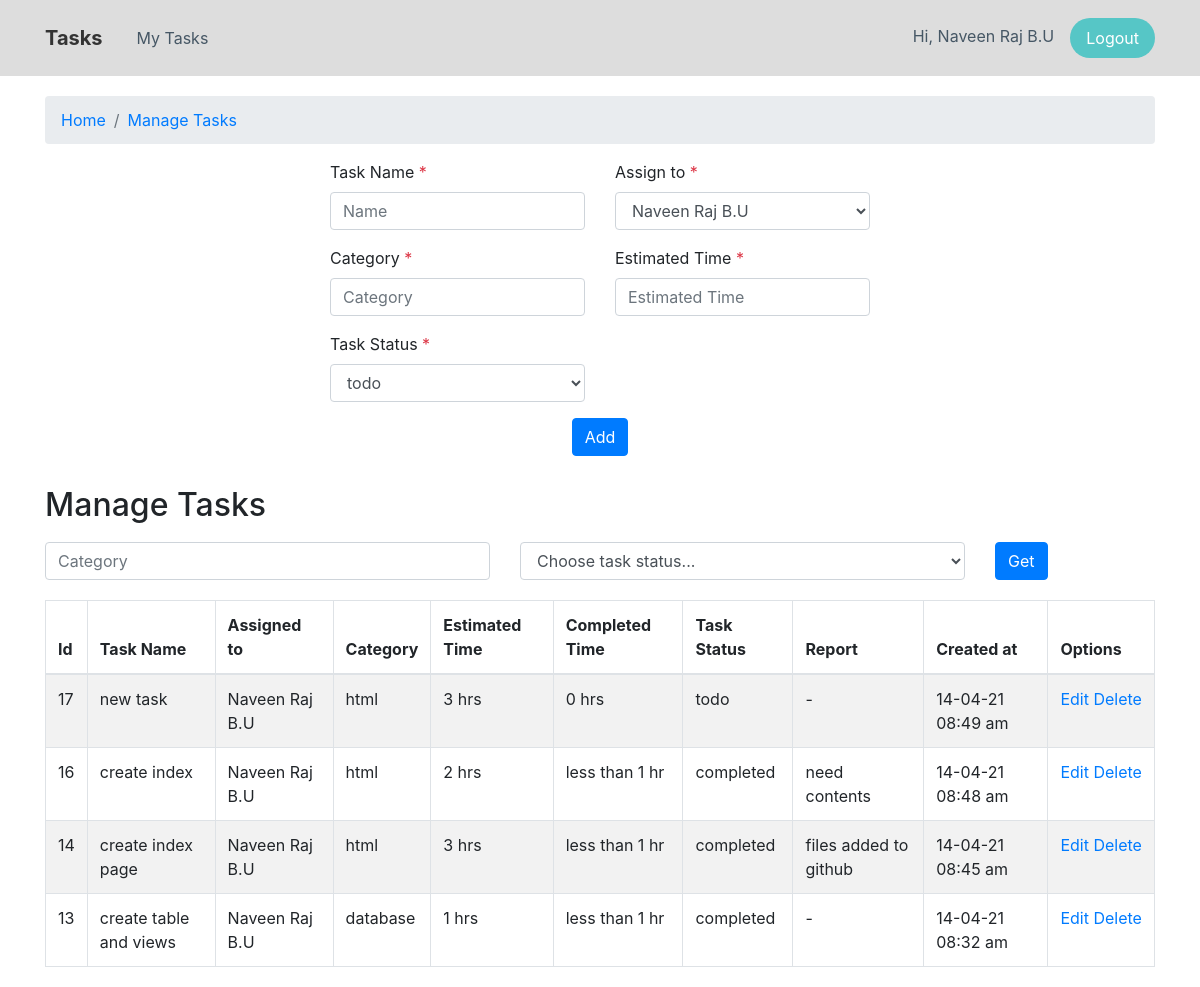
Screenshot of /tasks.php (signed in) with the database file from the repository.
### tables this page shows
CREATE TABLE `tasks` (
  `id` int(20) NOT NULL,
  `employee_id` int(20) NOT NULL,
  `task_name` varchar(80) NOT NULL,
  `estimated_time` int(20) NOT NULL,
  `completed_time` int(20) DEFAULT NULL,
  `category` varchar(50) DEFAULT NULL,
  `task_status` varchar(50) NOT NULL,
  `report` varchar(100) DEFAULT NULL,
  `date_time` datetime NOT NULL
);

CREATE TABLE `employees` (
  `id` int(20) NOT NULL,
  `name` varchar(50) NOT NULL,
  `email` varchar(100) NOT NULL,
  `password` mediumtext NOT NULL,
  `date_time` datetime NOT NULL
);

### Main.php (called while the page is built, shortened)
<?php
class Main
{
    protected $mysqli;
    public function __construct()
    {
        include 'config/config.php';
        $this->mysqli =$mysqli;
    }
    public function get_employees($id = null){
        if(is_null($id)){
            $result = mysqli_query($this->mysqli,"SELECT * FROM employees order by id desc");
        }
        else{
            $result = mysqli_query($this->mysqli,"SELECT * FROM employees where id = '$id'");
        }
        return $result;
    }
    public function get_tasks($id = null){
        if(is_null($id)) $result = mysqli_query($this->mysqli,"SELECT t.*,e.name as employee_name FROM tasks as t left join employees as e on t.employee_id = e.id order by t.id desc");
        else $result = mysqli_query($this->mysqli,"SELECT t.*,e.name as employee_name FROM tasks as t left join employees as e on t.employee_id = e.id where t.id = '$id'");
        return $result;
    }
}

### tasks.php (the view, shortened to what this page needs)
<?php
require_once "Main.php";
$main = new Main();
if(isset($_GET['task_status'])) $tasks = $main->get_tasks_filter($_GET['task_status'],$_GET['category']);
else $tasks = $main->get_tasks();
$employees = $main->get_employees();
?>
<!DOCTYPE html>
<html lang="en">
<head>
    <link rel="stylesheet" href="assets/bootstrap/css/bootstrap.min.css">
    <link rel="stylesheet" href="assets/css/styles.css">
</head>
<body>
<?include_once "navigation.php"?>
<section>
    <div class="container">
        <ol class="breadcrumb" style="margin-top: 20px;">
            <li class="breadcrumb-item"><a href="index.php"><span>Home</span></a></li>
            <li class="breadcrumb-item"><a href="#"><span>Manage Tasks</span></a></li>
        </ol>
    </div>
</section>
<div class="container">
    <div class="row">
        <div class="col-md-6 offset-md-3">
            <form action="tasks.php" method="post">
                <div class="row">
                    <div class="col-md-6">
                        <div class="form-group">
                            <label for="name">Task Name <span class="text-danger">*</span></label>
                            <input type="text" class="form-control" id="name" name="task_name" pattern="[a-zA-Z. ]+" placeholder="Name" required>
                        </div>
                    </div>
                    <div class="col-md-6">
                        <div class="form-group">
                            <label for="employee">Assign to <span class="text-danger">*</span></label>
                            <select id="employee" class="form-control" name="employee_id" required>
                                <?if($employees):?>
                                <?while($row = mysqli_fetch_assoc($employees)):?>
                                <option value="<?=$row['id']?>"><?=$row['name']?></option>
                                <?endwhile;?>
                                <?else:?>
                                <option>none</option>
                                <?endif;?>
                            </select>
                        </div>
                    </div>
                    <div class="col-md-6">
                        <div class="form-group">
                            <label for="taskcategory">Category <span class="text-danger">*</span></label>
                            <input type="text" class="form-control" id="taskcategory" name="category" placeholder="Category" required>
                        </div>
                    </div>
                    <div class="col-md-6">
                        <div class="form-group">
                            <label for="estimatedTime">Estimated Time <span class="text-danger">*</span></label>
                            <input type="number" class="form-control" id="estimatedTime" name="estimated_time" placeholder="Estimated Time" required>
                        </div>
                    </div>
                    <div class="col-md-6">
                        <div class="form-group">
                            <label for="task_status">Task Status <span class="text-danger">*</span></label>
                            <select id="task_status" class="form-control" name="task_status" required>
                                <option value="todo">todo</option>
                            </select>
                        </div>
                    </div>
                </div>
                <div class="center">
                    <button type="submit" class="btn btn-primary"> Add</button>
                </div>
            </form>
        </div>
    </div>
</div>
<section>
    <div class="container" style="margin-top: 20px;margin-bottom: 20px;">
        <h2 style="padding: 10px 0">Manage Tasks</h2>
        <form class="row row-cols-lg-auto g-3 align-items-center" action="tasks.php" method="get" style="padding-bottom: 20px">
            <div class="col-5">
                <input type="text" class="form-control" name="category" id="category" placeholder="Category">
            </div>
            <div class="col-5">
                <select class="form-select form-control" name="task_status" id="taskstatus">
                    <option value="" selected>Choose task status...</option>
                </select>
            </div>
            <div class="col-2">
                <button type="submit" class="btn btn-primary">Get</button>
            </div>
        </form>
        <table id="example" class="table table-striped table-bordered" cellspacing="0" width="100%">
            <thead>
            <tr>
                <th>Id</th>
                <th>Task Name</th>
                <th>Assigned to</th>
                <th>Category</th>
                <th>Estimated Time</th>
                <th>Completed Time</th>
                <th>Task Status</th>
                <th>Report</th>
                <th>Created at</th>
                <th>Options</th>
            </tr>
            </thead>
            <tbody>
            <?if($tasks):?>
            <?while ($row = mysqli_fetch_assoc($tasks)):?>
                <tr>
                    <td><?=$row['id']?></td>
                    <td><?=$row['task_name']?></td>
                    <td><?=$row['employee_name']?></td>
                    <td><?=$row['category']?></td>
                    <td><?=$row['estimated_time']?> hrs</td>
                    <td><?if($row['task_status'] == "completed" and $row['completed_time'] == 0):?>
                            less than 1 hr
                        <?else:?>
                        <?=$row['completed_time']?> hrs
                    <?endif;?>
                    </td>
                    <td><?=$row['task_status']?></td>
                    <td><?=(is_null($row['report']))?"-":$row['report']?></td>
                    <td><?=date("d-m-y h:i a",strtotime($row['date_time']))?></td>
                    <td><a class="table-links" href="edit-tasks.php?id=<?=$row['id']?>">Edit</a>&nbsp;<a class="table-links" href="javascript:void(0)" onclick="Remove(this,<?=$row['id']?>,'tasks')">Delete</a></td>
                </tr>
            <?endwhile;?>
            <?endif;?>
            </tbody>
        </table>
    </div>
</section>
</body>
</html>

### navigation.php (shortened to what this page needs)
<header>
    <nav class="navbar navbar-light navbar-expand-md navigation-clean-button" style="background: #dddddd;">
        <div class="container"><a class="navbar-brand" href="index.php">Tasks</a>
            <div class="collapse navbar-collapse" id="navcol-1">
                <ul class="navbar-nav mr-auto">
                    <?if(isset($_SESSION['is_admin'])):?>
                    <li class="nav-item"><a class="nav-link" href="tasks.php">Tasks</a></li>
                    <li class="nav-item"><a class="nav-link" href="employee.php">Employees</a></li>
                    <?else:?>
                    <li class="nav-item"><a class="nav-link" href="employee-tasks.php">My Tasks</a></li>
                    <?endif;?>
                </ul>
                <?if(isset($_SESSION['is_login'])):?>
                    <span class="navbar-text actions"><a class="login" href="#">Hi, <?=(isset($_SESSION['employee_name']))?$_SESSION['employee_name']:"Admin"?></a><a class="btn btn-light action-button" role="button" href="logout.php">Logout</a></span>
                <?else:?>
                <span class="navbar-text actions"> <a class="btn btn-light action-button" role="button" href="login.php">Login</a></span>
                <?endif;?>
            </div>
        </div>
    </nav>
</header>

### assets/css/styles.css (style rules this page uses)
.navbar { padding: 10px !important; }
.navigation-clean-button { background: #fff; padding-top: .75rem; padding-bottom: .75rem; color: #333; border-radius: 0; box-shadow: none; border: none; margin-bottom: 0; }
@media (min-width:768px) { .navigation-clean-button { padding-top: 1rem; padding-bottom: 1rem; } }
.navigation-clean-button .navbar-brand { font-weight: bold; color: inherit; }
.navigation-clean-button .navbar-collapse, .navigation-clean-button .form-inline { border-top-color: #ddd; }
.navigation-clean-button.navbar .navbar-nav .nav-link { padding-left: 18px; padding-right: 18px; }
.navigation-clean-button.navbar-light .navbar-nav .nav-link { color: #465765; }
.navigation-clean-button .actions .login { margin-right: 1rem; text-decoration: none; color: #465765; }
.navigation-clean-button .navbar-text .action-button, .navigation-clean-button .navbar-text .action-button:active, .navigation-clean-button .navbar-text .action-button:hover { background: #56c6c6; border-radius: 20px; font-size: inherit; color: #fff; box-shadow: none; border: none; text-shadow: none; padding: .5rem 1rem; transition: background-color 0.25s; font-size: inherit; }
.center { text-align: center; }

### rows the page displays
tasks: id "17", task_name "new task", employee.name "Naveen Raj B.U", category "html", estimated_time "3", completed_time "0", task_status "todo", date_time "14-04-21 08:49 am"
tasks: id "16", task_name "create index", employee.name "Naveen Raj B.U", category "html", estimated_time "2", completed_time "less than 1 hr", task_status "completed", report "need contents", date_time "14-04-21 08:48 am"
tasks: id "14", task_name "create index page", employee.name "Naveen Raj B.U", category "html", estimated_time "3", completed_time "less than 1 hr", task_status "completed", report "files added to github", date_time "14-04-21 08:45 am"
tasks: id "13", task_name "create table and views", employee.name "Naveen Raj B.U", category "database", estimated_time "1", completed_time "less than 1 hr", task_status "completed", date_time "14-04-21 08:32 am"

### other values shown
$_SESSION['employee_name'] "Naveen Raj B.U"
form field employee_id "Naveen Raj B.U"
